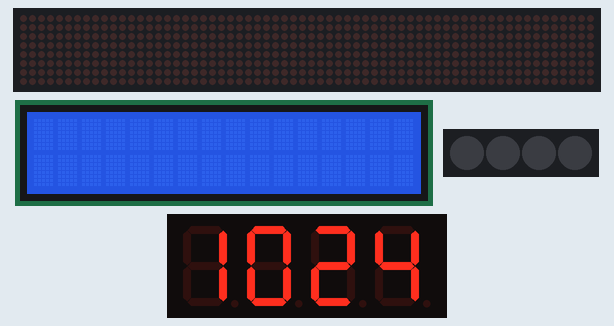
The sketch below on a simulated ESP32. On the bench: 64×8 LED matrix, 16×2 character LCD, 4 RGB LEDs in strip order, left to right, 4-digit seven-segment display. Network time is answered at once with the bench clock; the local clock reads 2024-03-15 10:24:30 at power-on unless the sketch sets it; what the sketch prints to the serial monitor is not drawn.

Above: at 0.1 s.
At 90.1 s:
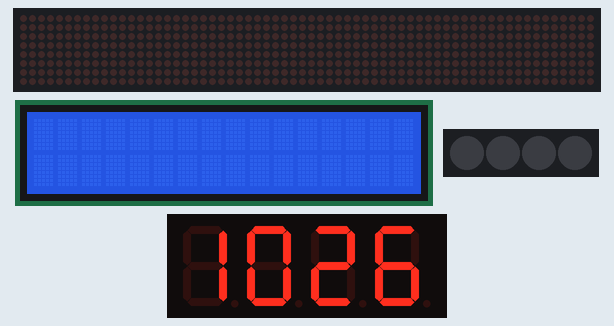

Measured:
- what the display in image 0 shows lasts 29.9 s, from 0.1 s to 30.0 s

The sketch:

CP01.ino
```cpp
#include <MD_MAX72xx.h>
#include <SPI.h>
#include <WiFi.h>
#include <TM1637Display.h>
#include <WiFiUdp.h>
#include <NTPClient.h>
#include <LiquidCrystal.h>
#include <AccelStepper.h>
#include <Adafruit_NeoPixel.h>

// ขาพินเชื่อมต่อ TM1637
#define CLK 22
#define DIO 21

// ขาพินสำหรับ MD_MAX72XX
#define DATA_PIN   23
#define CLK_PIN    18
#define CS_PIN     5
#define MAX_DEVICES 8

// ขาพินสำหรับ HC-SR04
#define trigPin 17
#define echoPin 16

// กำหนดขาเชื่อมต่อ
#define IN1 18
#define IN2 19
#define IN3 21
#define IN4 22
#define NUM_LEDS 4
#define LED_DATA_PIN 5

// ข้อมูลการเชื่อมต่อ Wi-Fi
const char* ssid = "ESP32_AP";
const char* password = "12345678";

// การเลื่อนเวลาตามโซนเวลา UTC+7
const long utcOffsetInSeconds = 7 * 3600;

TM1637Display display(CLK, DIO);
WiFiUDP ntpUDP;
NTPClient timeClient(ntpUDP, "pool.ntp.org", utcOffsetInSeconds, 60000);
MD_MAX72XX mx = MD_MAX72XX(MD_MAX72XX::FC16_HW, DATA_PIN, CLK_PIN, CS_PIN, MAX_DEVICES);
WiFiServer server(80);

AccelStepper stepper(AccelStepper::FULL4WIRE, IN1, IN3, IN2, IN4);
Adafruit_NeoPixel strip = Adafruit_NeoPixel(NUM_LEDS, LED_DATA_PIN, NEO_GRB + NEO_KHZ800);

// ประกาศ LCD
LiquidCrystal lcd(12, 11, 10, 9, 8, 7);

void setup() {
  Serial.begin(115200);
  pinMode(CS_PIN, OUTPUT);
  pinMode(CLK_PIN, INPUT);

  WiFi.softAP(ssid, password);
  Serial.println();
  Serial.print("IP address: ");
  Serial.println(WiFi.softAPIP());

  server.begin();

  mx.begin();
  mx.clear();
  display.setBrightness(0x0f);

  timeClient.begin();

  lcd.begin(16, 2);

  stepper.setMaxSpeed(1000);
  stepper.setAcceleration(500);

  strip.begin();
  strip.show(); // ตั้งค่าเริ่มต้นเป็นไฟดับ
}

void loop() {
  WiFiClient client = server.available();

  if (client) {
    Serial.println("New Client.");
    String currentLine = "";
    while (client.connected()) {
      if (client.available()) {
        char c = client.read();
        Serial.write(c);
        if (c == '\n') {
          if (currentLine.length() == 0) {
            client.println("Hello from ESP32 Server!");
          }
          currentLine = "";
        } else if (c != '\r') {
          currentLine += c;
        }
      }
    }
    client.stop();
    Serial.println("Client Disconnected.");
  }

  timeClient.update();

  int hour = timeClient.getHours();
  int minute = timeClient.getMinutes();
  int displayTime = hour * 100 + minute;
  display.showNumberDec(displayTime, false);
}
```
